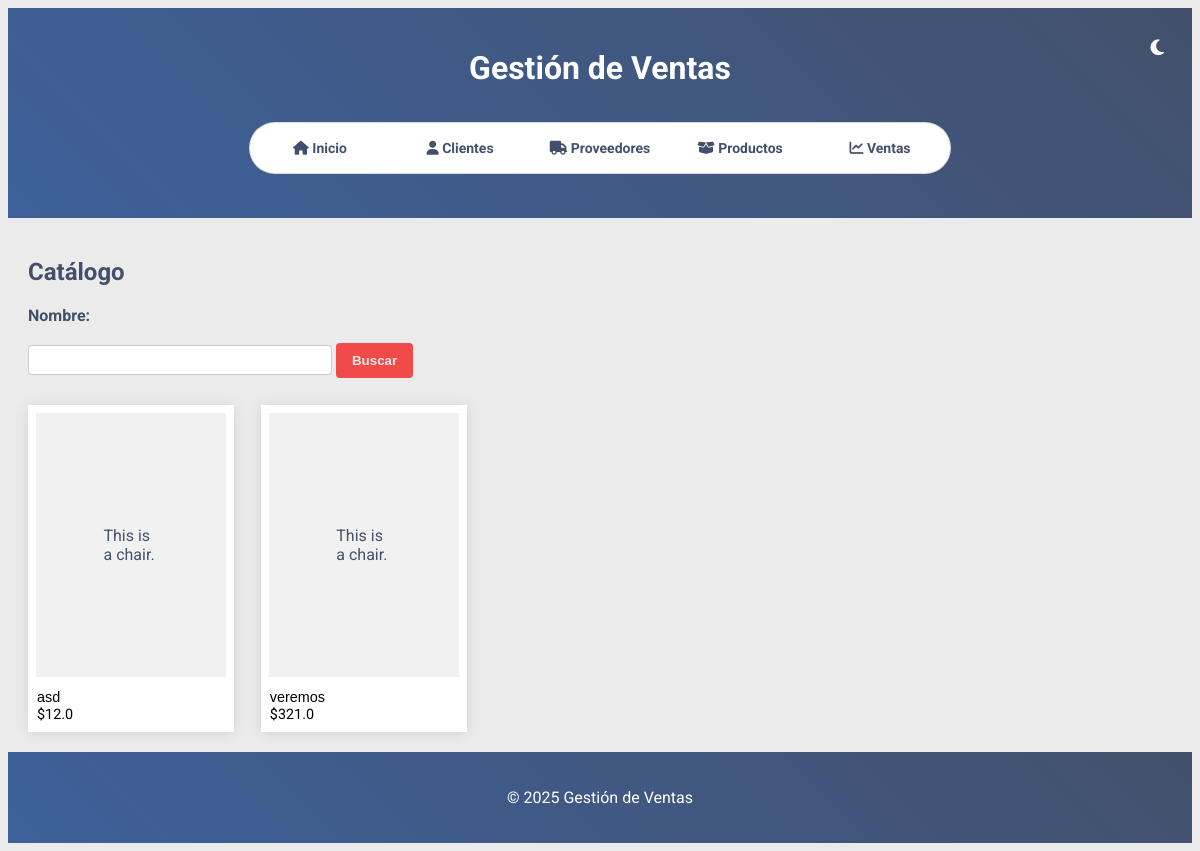
/productos/catalogo, run on an earlier commit of the app's database.
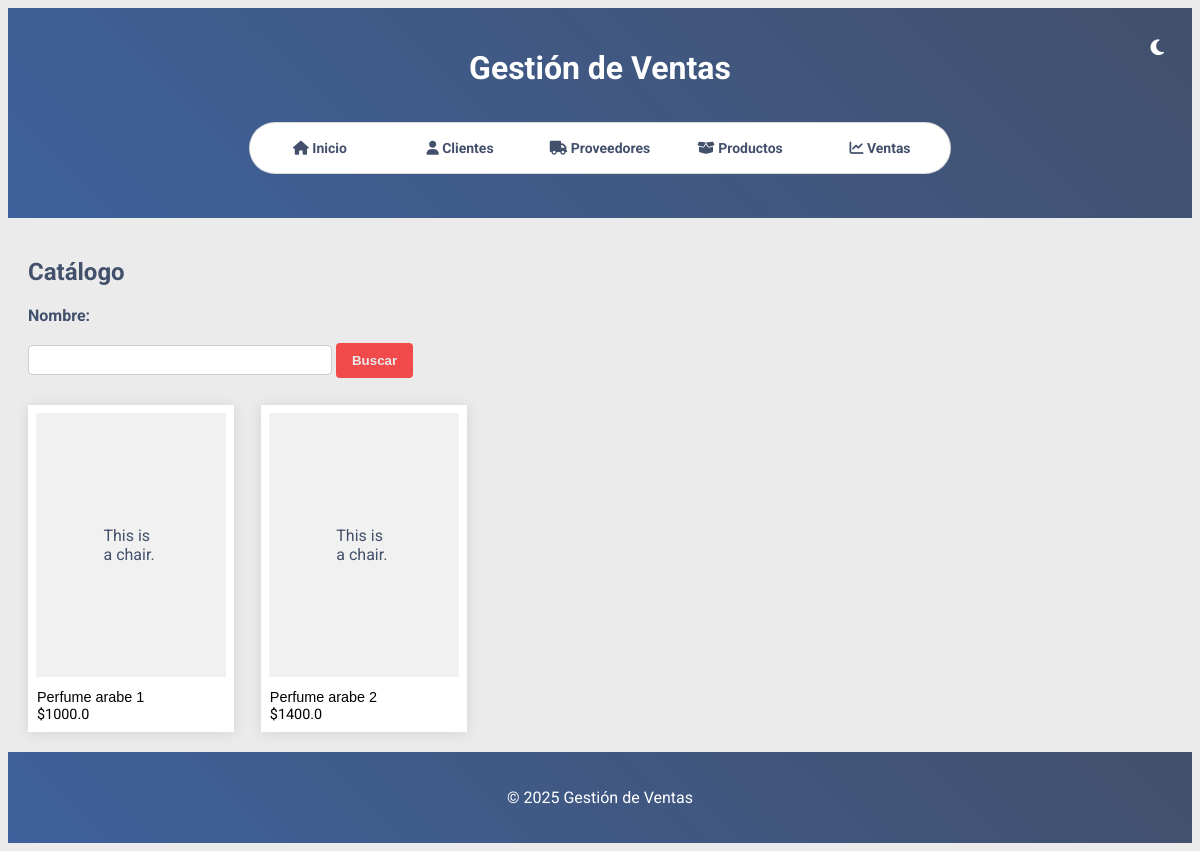
And on a later commit of the database.
### models/producto.py (models this page shows, shortened)
class Producto(db.Model):
    __tablename__ = 'productos'
    id = db.Column(db.Integer, primary_key=True)
    name = db.Column(db.String(50), nullable=False)
    precio = db.Column(db.Float, nullable=True)
    stock = db.Column(db.Integer, nullable=True)
    categoria = db.Column(db.String(50), nullable=False)
    proveedor_id = db.Column(db.Integer, db.ForeignKey('proveedores.id'), nullable=False)

### routes/productos.py (the view)
@bp.route("/catalogo")
def catalogo():
    lista_de_productos = get_all_productos()
    return render_template('productos/catalogo.html', products=lista_de_productos)

### services/productos_service.py (called while the page is built)
def get_all_productos():
    return Producto.query.all()

### templates/productos/catalogo.html (shortened to what this page needs)
{% extends "base.html" %}
{% block content %}
  <h2>Catálogo</h2>
  <form method="POST">
      <label for="nombre">Nombre:</label>
      <input type="text" id="nombre" name="nombre" required>
      <button type="submit">Buscar</button>
  </form>
  <div class="catalog">
    {% for product in products %}
      <div class="card">
        <div class="image">
          {% if product.image_url %}
            <img src="{{ product.image_url }}" alt="{{ product.name }}">
          {% else %}
            <span class="text">This is a chair.</span>
          {% endif %}
        </div>
        <span class="title">{{ product.name }}</span>
        <span class="price">${{ product.precio }}</span>
      </div>
    {% else %}
      <p>No se encontraron productos.</p>
    {% endfor %}
  </div>
{% endblock %}

What changed in the data, as far as the page shows it:
changed Producto: name "asd" → "Perfume arabe 1"; precio "12.0" → "1000.0"
changed Producto: name "veremos" → "Perfume arabe 2"; precio "321.0" → "1400.0"
